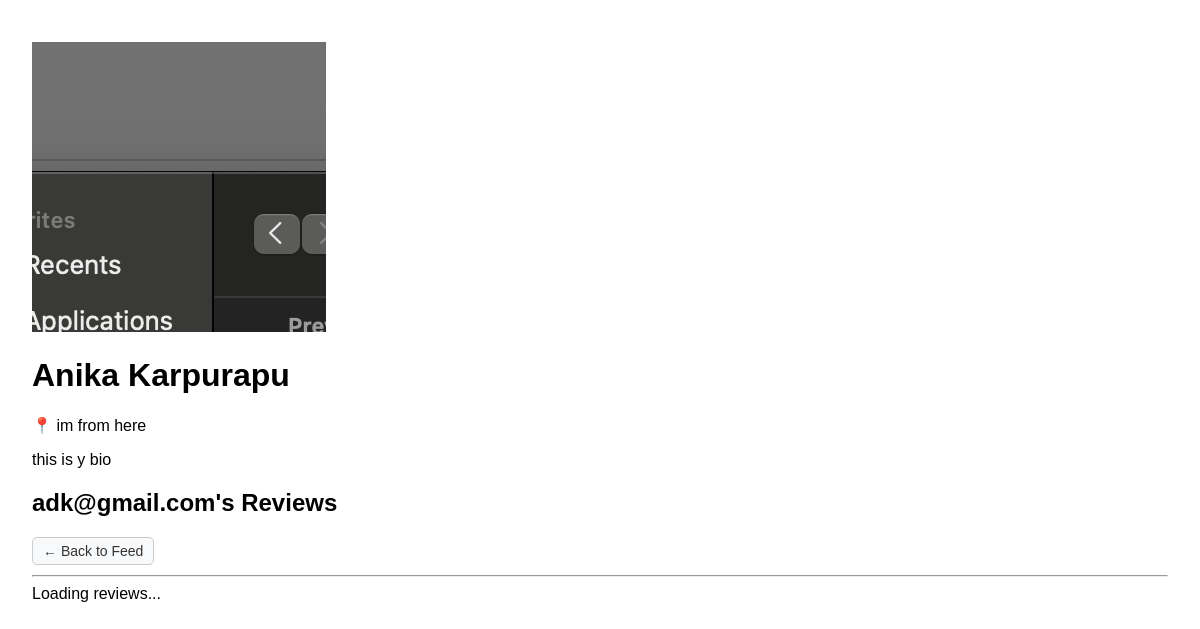
The page /user/1 on the database as committed earlier.
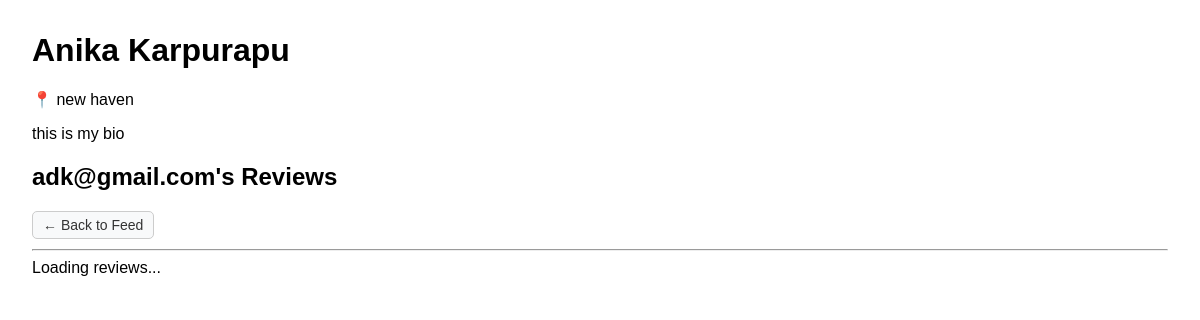
The same page on the database as committed later.
### models.py (models this page shows, shortened)
class User(db.Model):
    id = db.Column(db.Integer, primary_key=True)
    email = db.Column(db.String(120), unique=True, nullable=False)
    password_hash = db.Column(db.String(128), nullable=False)
    reviews = db.relationship('Review', backref='user', lazy=True)
    first_name = db.Column(db.String(120), nullable=True, default="No name provided")
    last_name = db.Column(db.String(120), nullable=True, default="No name provided")
    bio = db.Column(db.Text, nullable=True, default="No bio provided")
    location = db.Column(db.String(120), nullable=True, default="No location provided")
    profile_picture = db.Column(db.String(255), nullable=True)
    followed = db.relationship(
        'User',
        secondary=follows,
        primaryjoin=(follows.c.follower_id == id),
        secondaryjoin=(follows.c.followed_id == id),
        backref=db.backref('followers', lazy='dynamic'),
        lazy='dynamic'
    )

### app.py (the view)
@app.route('/user/<int:user_id>')
def user_profile_page(user_id):
    user = User.query.get(user_id)
    if not user:
        return "User not found", 404
    return render_template(
        'profile.html',
        user_id=user.id,
        user_email=user.email,
        profile_picture=user.profile_picture,
        first_name=user.first_name,
        last_name=user.last_name,
        bio=user.bio,
        location=user.location,
    )

### templates/profile.html (shortened to what this page needs)
<!DOCTYPE html>
<html>
<head>
</head>
<body>
  <div class="profile-header">
      {% if profile_picture %}
      <img src="{{ profile_picture }}" class="profile-pic">
      {% endif %}
      <h1>{{ first_name }} {{ last_name }}</h1>
      {% if location %}<p>📍 {{ location }}</p>{% endif %}
      {% if bio %}<p class="bio">{{ bio }}</p>{% endif %}
  </div>
  <h2>{{ user_email }}'s Reviews</h2>
  <button onclick="window.location.href='/feed-page'" class="btn">← Back to Feed</button>
  <hr>
  <div id="reviews">Loading reviews...</div>
</body>
</html>

### templates/profile.html (style rules this page uses)
body { font-family: sans-serif; margin: 2rem; }
.btn { padding: 5px 10px; font-size: 14px; border: 1px solid #ccc; background-color: #f8f9fa; color: #333; cursor: pointer; border-radius: 5px; }

Rows that differ between the two databases and show on the page:
changed User "Anika": location "im from here" → "new haven"; bio "this is y bio" → "this is my bio"; profile_picture: picture removed
